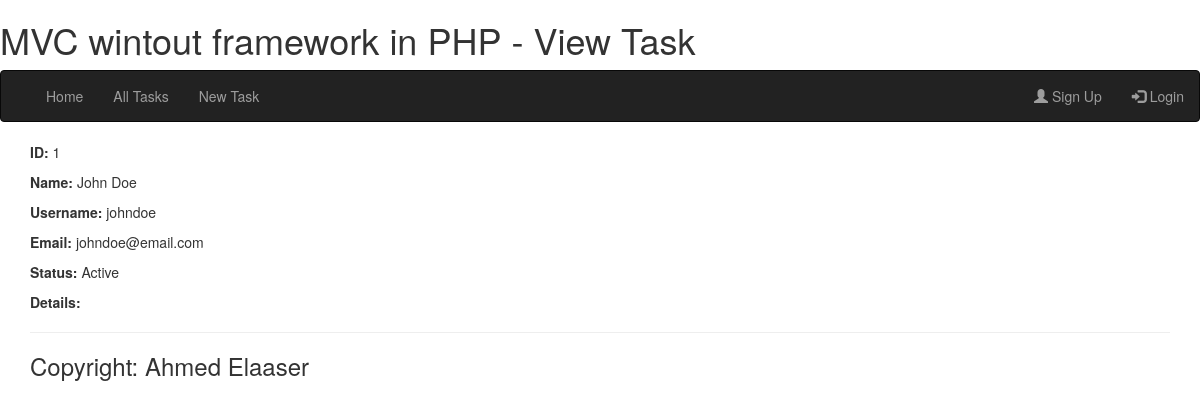
Page /task?id=1 on the committed database.
### tables this page shows
CREATE TABLE IF NOT EXISTS `tasks` (
  `id` int(11) NOT NULL AUTO_INCREMENT,
  `name` varchar(255) NOT NULL,
  `username` varchar(255) DEFAULT NULL,
  `email` varchar(255) NOT NULL,
  `task` mediumtext NOT NULL,
  `status` int(11) NOT NULL DEFAULT '0',
  PRIMARY KEY (`id`),
  KEY `name` (`name`)
);

### app/app.php (called while the page is built, shortened)
<?PHP
require '../config.php';
require "../routes/route.php";

### www/index.php (called while the page is built, shortened)
<?php
require "../app/app.php";
?>

### config.php (called while the page is built, shortened)
<?php
$dbconfig['server'] = "localhost";
$dbconfig['name'] = "database";
$dbconfig['username'] = "username";
$dbconfig['password'] = "password";
$dbconfig['charset'] = "utf8";

### model/database.php (called while the page is built, shortened)
<?php
class DB
{
    private $pdo = null;
    public function __construct()
    {
        global $dbconfig;
        try {
            $this->pdo = new PDO(
                "mysql:host=" . $dbconfig['server'] . ";dbname=" . $dbconfig['name'] . ";charset=" . $dbconfig['charset'], $dbconfig['username'], $dbconfig['password'],
                [
                    PDO::ATTR_ERRMODE => PDO::ERRMODE_EXCEPTION,
                    PDO::ATTR_DEFAULT_FETCH_MODE => PDO::FETCH_ASSOC,
                    PDO::ATTR_EMULATE_PREPARES => false,
                ]
            );
        } catch (Exception $ex) {die($ex->getMessage());}
    }
    public function select($sql, $cond = null)
    {
        $result = false;
        try {
            $this->stmt = $this->pdo->prepare($sql);
            $this->stmt->execute($cond);
            $result = $this->stmt->fetchAll();
        } catch (Exception $ex) {die($ex->getMessage());}
        return $result;
    }
}

### controller/tasks.php (called while the page is built, shortened)
<?php
class Tasks extends DB {
  function view(){
    global $get_order;
    if(isset ($get_order['id'])) {
      return $this->select("SELECT * FROM `tasks` where id = ".$get_order['id']);
    }
  }
}
?>

### views/task.php (the view, shortened to what this page needs)
<?php
require "layout/header.php";
?>
<div class="container">
<?php
if (isset($get_order['id'])) {
    require "../model/database.php";
    require "../controller/tasks.php";
    $tasks = new Tasks();
    foreach ($tasks->view() as $u) {
        echo "<p><b>ID: </b>" . $u['id'] . "</p>";
        echo "<p><b>Name: </b>" . $u['name'] . "</p>";
        echo "<p><b>Username: </b>" . $u['username'] . "</p>";
        echo "<p><b>Email: </b>" . $u['email'] . "</p>";
        echo "<p><b>Status: </b>";
        if ($u['status'] = 1) {
            echo "Active </p>";
        } else {
            echo "Not Active </p>";
        }
        echo "<p><b>Details: </b>" . $u['issue'] . "</p?";
    }
}
?>
<?php
require "layout/footer.php";
?>

### rows in the picture
tasks: id "1", name "John Doe", username "johndoe", email "johndoe@email.com"

### other values in the picture
$site_title "MVC wintout framework in PHP"
$page_title "View Task"
